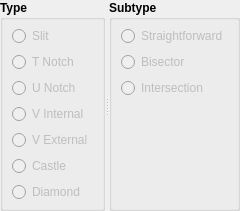
              <widget class="QSplitter" name="splitter">
               <property name="orientation">
                <enum>Qt::Horizontal</enum>
               </property>
               <widget class="QGroupBox" name="notchType_GroupBox">
                <property name="enabled">
                 <bool>true</bool>
                </property>
                <property name="minimumSize">
                 <size>
                  <width>0</width>
                  <height>0</height>
                 </size>
                </property>
                <property name="maximumSize">
                 <size>
                  <width>16777215</width>
                  <height>16777215</height>
                 </size>
                </property>
                <property name="font">
                 <font>
                  <pointsize>9</pointsize>
                  <bold>true</bold>
                 </font>
                </property>
                <property name="title">
                 <string>Type</string>
                </property>
                <layout class="QVBoxLayout" name="verticalLayout_11">
                 <property name="topMargin">
                  <number>6</number>
                 </property>
                 <property name="bottomMargin">
                  <number>6</number>
                 </property>
                 <item>
                  <widget class="QRadioButton" name="slitNotch_RadioButton">
                   <property name="enabled">
                    <bool>false</bool>
                   </property>
                   <property name="font">
                    <font>
                     <pointsize>9</pointsize>
                     <bold>false</bold>
                    </font>
                   </property>
                   <property name="text">
                    <string>Slit</string>
                   </property>
                   <property name="icon">
                    <iconset resource="../../../../vmisc/share/resources/icon.qrc">
                     <normaloff>:/tsvg/seamly/slit_notch.tsvg</normaloff>:/tsvg/seamly/slit_notch.tsvg</iconset>
                   </property>
                   <attribute name="buttonGroup">
                    <string notr="true">notchType_ButtonGroup</string>
                   </attribute>
                  </widget>
                 </item>
                 <item>
                  <widget class="QRadioButton" name="tNotch_RadioButton">
                   <property name="enabled">
                    <bool>false</bool>
                   </property>
                   <property name="font">
                    <font>
                     <pointsize>9</pointsize>
                     <bold>false</bold>
                    </font>
                   </property>
                   <property name="text">
                    <string>T Notch</string>
                   </property>
                   <property name="icon">
                    <iconset resource="../../../../vmisc/share/resources/icon.qrc">
                     <normaloff>:/tsvg/seamly/t_notch.tsvg</normaloff>:/tsvg/seamly/t_notch.tsvg</iconset>
                   </property>
                   <attribute name="buttonGroup">
                    <string notr="true">notchType_ButtonGroup</string>
                   </attribute>
                  </widget>
                 </item>
                 <item>
                  <widget class="QRadioButton" name="uNotch_RadioButton">
                   <property name="enabled">
                    <bool>false</bool>
                   </property>
                   <property name="font">
                    <font>
                     <pointsize>9</pointsize>
                     <bold>false</bold>
                    </font>
                   </property>
                   <property name="text">
                    <string>U Notch</string>
                   </property>
                   <property name="icon">
                    <iconset resource="../../../../vmisc/share/resources/icon.qrc">
                     <normaloff>:/tsvg/seamly/u_notch.tsvg</normaloff>:/tsvg/seamly/u_notch.tsvg</iconset>
                   </property>
                   <attribute name="buttonGroup">
                    <string notr="true">notchType_ButtonGroup</string>
                   </attribute>
                  </widget>
                 </item>
                 <item>
                  <widget class="QRadioButton" name="vInternalNotch_RadioButton">
                   <property name="enabled">
                    <bool>false</bool>
                   </property>
                   <property name="font">
                    <font>
                     <pointsize>9</pointsize>
                     <bold>false</bold>
                    </font>
                   </property>
                   <property name="text">
                    <string>V Internal </string>
                   </property>
                   <property name="icon">
                    <iconset resource="../../../../vmisc/share/resources/icon.qrc">
                     <normaloff>:/tsvg/seamly/internal_v_notch.tsvg</normaloff>:/tsvg/seamly/internal_v_notch.tsvg</iconset>
                   </property>
                   <attribute name="buttonGroup">
                    <string notr="true">notchType_ButtonGroup</string>
                   </attribute>
                  </widget>
                 </item>
                 <item>
                  <widget class="QRadioButton" name="vExternalNotch_RadioButton">
                   <property name="enabled">
                    <bool>false</bool>
                   </property>
                   <property name="font">
                    <font>
                     <pointsize>9</pointsize>
                     <bold>false</bold>
                    </font>
                   </property>
                   <property name="text">
                    <string>V External</string>
                   </property>
                   <property name="icon">
                    <iconset resource="../../../../vmisc/share/resources/icon.qrc">
                     <normaloff>:/tsvg/seamly/external_v_notch.tsvg</normaloff>:/tsvg/seamly/external_v_notch.tsvg</iconset>
                   </property>
                   <attribute name="buttonGroup">
                    <string notr="true">notchType_ButtonGroup</string>
                   </attribute>
                  </widget>
                 </item>
                 <item>
                  <widget class="QRadioButton" name="castleNotch_RadioButton">
                   <property name="enabled">
                    <bool>false</bool>
                   </property>
                   <property name="font">
                    <font>
                     <pointsize>9</pointsize>
                     <bold>false</bold>
                    </font>
                   </property>
                   <property name="text">
                    <string>Castle</string>
                   </property>
                   <property name="icon">
                    <iconset resource="../../../../vmisc/share/resources/icon.qrc">
                     <normaloff>:/tsvg/seamly/castle_notch.tsvg</normaloff>:/tsvg/seamly/castle_notch.tsvg</iconset>
                   </property>
                   <attribute name="buttonGroup">
                    <string notr="true">notchType_ButtonGroup</string>
                   </attribute>
                  </widget>
                 </item>
                 <item>
                  <widget class="QRadioButton" name="diamondNotch_RadioButton">
                   <property name="enabled">
                    <bool>false</bool>
                   </property>
                   <property name="font">
                    <font>
                     <pointsize>9</pointsize>
                     <bold>false</bold>
                    </font>
                   </property>
                   <property name="text">
                    <string>Diamond</string>
                   </property>
                   <property name="icon">
                    <iconset resource="../../../../vmisc/share/resources/icon.qrc">
                     <normaloff>:/tsvg/seamly/diamond_notch.tsvg</normaloff>:/tsvg/seamly/diamond_notch.tsvg</iconset>
                   </property>
                   <attribute name="buttonGroup">
                    <string notr="true">notchType_ButtonGroup</string>
                   </attribute>
                  </widget>
                 </item>
                </layout>
               </widget>
               <widget class="QGroupBox" name="notchSubType_GroupBox">
                <property name="maximumSize">
                 <size>
                  <width>16777215</width>
                  <height>16777215</height>
                 </size>
                </property>
                <property name="font">
                 <font>
                  <pointsize>9</pointsize>
                  <bold>true</bold>
                 </font>
                </property>
                <property name="title">
                 <string>Subtype</string>
                </property>
                <layout class="QVBoxLayout" name="verticalLayout_12">
                 <property name="topMargin">
                  <number>6</number>
                 </property>
                 <property name="bottomMargin">
                  <number>110</number>
                 </property>
                 <item>
                  <widget class="QRadioButton" name="straightforward_RadioButton">
                   <property name="enabled">
                    <bool>false</bool>
                   </property>
                   <property name="font">
                    <font>
                     <pointsize>9</pointsize>
                     <bold>false</bold>
                    </font>
                   </property>
                   <property name="text">
                    <string>Straightforward</string>
                   </property>
                   <attribute name="buttonGroup">
                    <string notr="true">notchSubType_ButtonGroup</string>
                   </attribute>
                  </widget>
                 </item>
                 <item>
                  <widget class="QRadioButton" name="bisector_RadioButton">
                   <property name="enabled">
                    <bool>false</bool>
                   </property>
                   <property name="font">
                    <font>
                     <pointsize>9</pointsize>
                     <bold>false</bold>
                    </font>
                   </property>
                   <property name="text">
                    <string>Bisector</string>
                   </property>
                   <attribute name="buttonGroup">
                    <string notr="true">notchSubType_ButtonGroup</string>
                   </attribute>
                  </widget>
                 </item>
                 <item>
                  <widget class="QRadioButton" name="intersection_RadioButton">
                   <property name="enabled">
                    <bool>false</bool>
                   </property>
                   <property name="font">
                    <font>
                     <pointsize>9</pointsize>
                     <bold>false</bold>
                    </font>
                   </property>
                   <property name="toolTip">
                    <string>Select to designate a corner point as a notch</string>
                   </property>
                   <property name="text">
                    <string>Intersection</string>
                   </property>
                   <attribute name="buttonGroup">
                    <string notr="true">notchSubType_ButtonGroup</string>
                   </attribute>
                  </widget>
                 </item>
                </layout>
               </widget>
              </widget>
